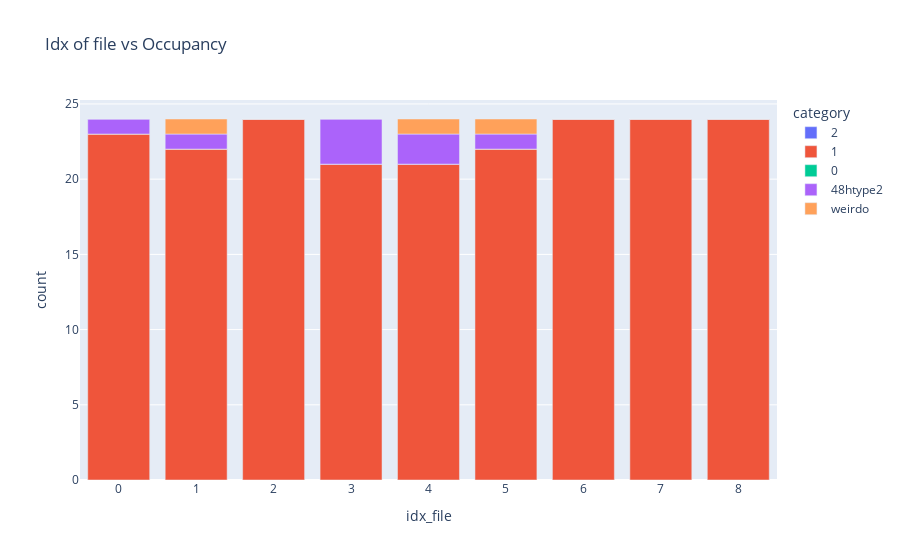

Notebook cell for this chart:
### Code cell
get_occupancy(file_loc_important_cols, coor_ref_structure_48n24_expanded, tuple_cage_metainfo, el = "Li")
df_occupancy = plot_occupancy(file_loc_important_cols, category_labels_occupancy)

### Figure 1 — Plotly figure (JSON) as saved in the notebook; plotly's stock layout.template omitted (floating-point values rounded to 4 significant figures)
{"data": [{"alignmentgroup": "True", "hovertemplate": "category=2<br>idx_file=%{x}<br>count=%{y}<extra></extra>", "legendgroup": "2", "marker": {"color": "#636efa", "pattern": {"shape": ""}}, "name": "2", "offsetgroup": "2", "orientation": "v", "showlegend": true, "textposition": "auto", "type": "bar", "x": [0, 1, 2, 3, 4, 5, 6, 7, 8], "xaxis": "x", "y": [0, 0, 0, 0, 0, 0, 0, 0, 0], "yaxis": "y"}, {"alignmentgroup": "True", "hovertemplate": "category=1<br>idx_file=%{x}<br>count=%{y}<extra></extra>", "legendgroup": "1", "marker": {"color": "#EF553B", "pattern": {"shape": ""}}, "name": "1", "offsetgroup": "1", "orientation": "v", "showlegend": true, "textposition": "auto", "type": "bar", "x": [0, 1, 2, 3, 4, 5, 6, 7, 8], "xaxis": "x", "y": [23, 22, 24, 21, 21, 22, 24, 24, 24], "yaxis": "y"}, {"alignmentgroup": "True", "hovertemplate": "category=0<br>idx_file=%{x}<br>count=%{y}<extra></extra>", "legendgroup": "0", "marker": {"color": "#00cc96", "pattern": {"shape": ""}}, "name": "0", "offsetgroup": "0", "orientation": "v", "showlegend": true, "textposition": "auto", "type": "bar", "x": [0, 1, 2, 3, 4, 5, 6, 7, 8], "xaxis": "x", "y": [0, 0, 0, 0, 0, 0, 0, 0, 0], "yaxis": "y"}, {"alignmentgroup": "True", "hovertemplate": "category=48htype2<br>idx_file=%{x}<br>count=%{y}<extra></extra>", "legendgroup": "48htype2", "marker": {"color": "#ab63fa", "pattern": {"shape": ""}}, "name": "48htype2", "offsetgroup": "48htype2", "orientation": "v", "showlegend": true, "textposition": "auto", "type": "bar", "x": [0, 1, 2, 3, 4, 5, 6, 7, 8], "xaxis": "x", "y": [1, 1, 0, 3, 2, 1, 0, 0, 0], "yaxis": "y"}, {"alignmentgroup": "True", "hovertemplate": "category=weirdo<br>idx_file=%{x}<br>count=%{y}<extra></extra>", "legendgroup": "weirdo", "marker": {"color": "#FFA15A", "pattern": {"shape": ""}}, "name": "weirdo", "offsetgroup": "weirdo", "orientation": "v", "showlegend": true, "textposition": "auto", "type": "bar", "x": [0, 1, 2, 3, 4, 5, 6, 7, 8], "xaxis": "x", "y": [0, 1, 0, 0, 1, 1, 0, 0, 0], "yaxis": "y"}], "layout": {"barmode": "relative", "legend": {"title": {"text": "category"}, "tracegroupgap": 0}, "title": {"text": "Idx of file vs Occupancy"}, "xaxis": {"anchor": "y", "domain": [0, 1], "title": {"text": "idx_file"}}, "yaxis": {"anchor": "x", "domain": [0, 1], "title": {"text": "count"}}}}
